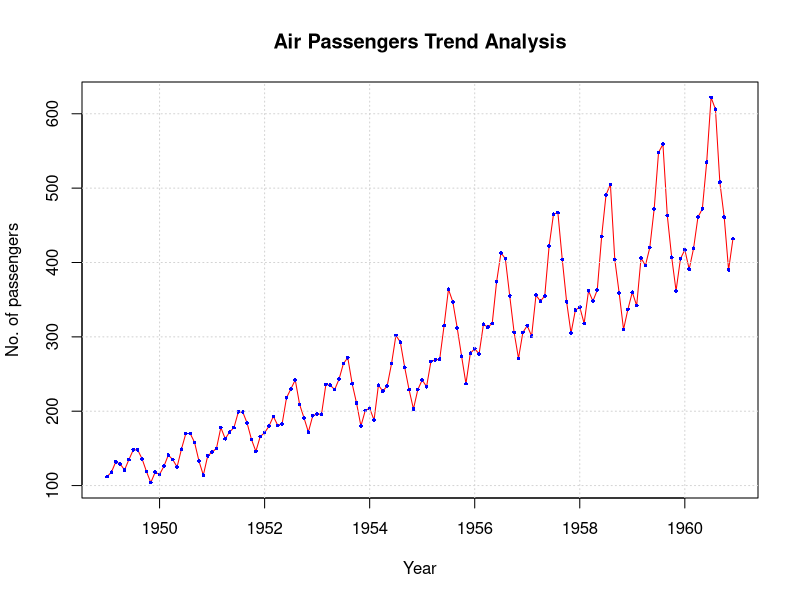
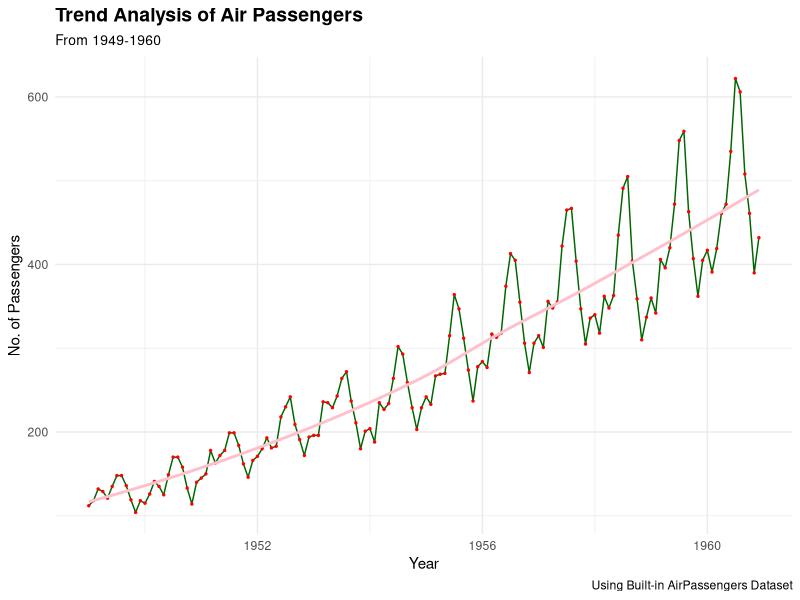

Generate these figures, in order, with R:

library(ggplot2)

data(AirPassengers)
ap_df <- data.frame(
  year = as.numeric(time(AirPassengers)),
  passengers = as.numeric(AirPassengers)
)

plot(AirPassengers,
     type = 'l',
     main = "Air Passengers Trend Analysis",
     xlab = "Year",
     ylab = "No. of passengers",
     col = "red")
points(AirPassengers, pch = 16, col = "blue", cex = 0.5)
grid()

ggplot(ap_df, aes(x = year, y = passengers)) +
  geom_line(color = "darkgreen", linewidth = 0.5) +
  labs(
    title = 'Trend Analysis of Air Passengers',
    subtitle = "From 1949-1960",
    caption = 'Using Built-in AirPassengers Dataset',
    x = 'Year',
    y = 'No. of Passengers'
  ) +
  geom_point(color = 'red', size = 0.5) +
  geom_smooth(method = "loess", se = FALSE, color = 'pink') +
  theme_minimal() +
  theme(
    plot.title = element_text(face = 'bold', size = 14),
    plot.subtitle = element_text(size = 10)
  )